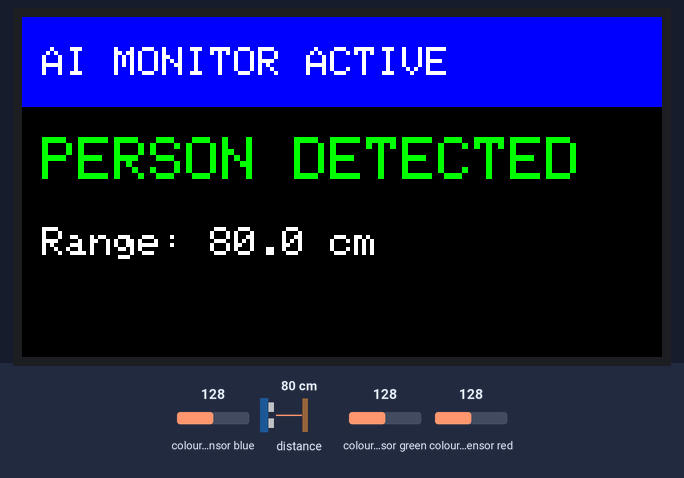
This sketch was run on a simulated ESP32. On the bench: 320×170 colour display. The test bench sets the inputs (shaded band); at power-on: distance to the obstacle 80 cm, colour sensor blue 128, colour sensor green 128, colour sensor red 128. What the sketch prints to the serial monitor is not drawn.

Above: at 1.4 s.
1.5 s: distance to the obstacle set to 4 cm
At 2.6 s:
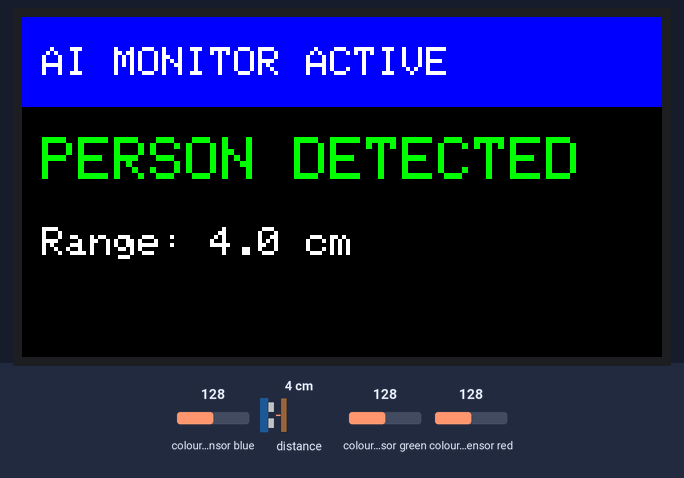
3.0 s: distance to the obstacle set to 2 cm
At 4.2 s:
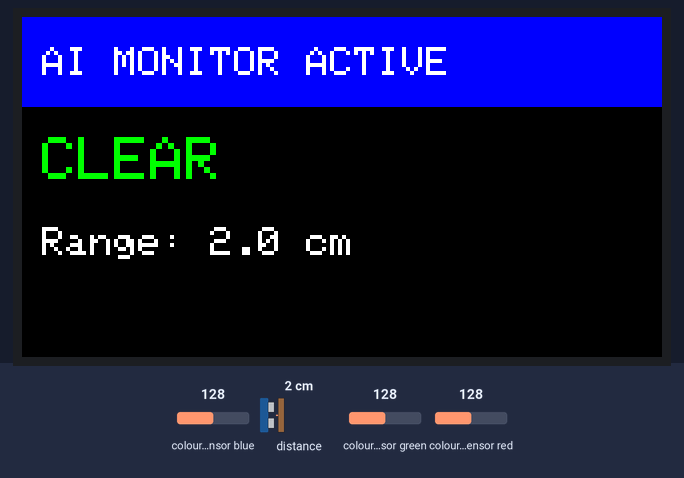
4.6 s: distance to the obstacle set to 197 cm
At 5.9 s:
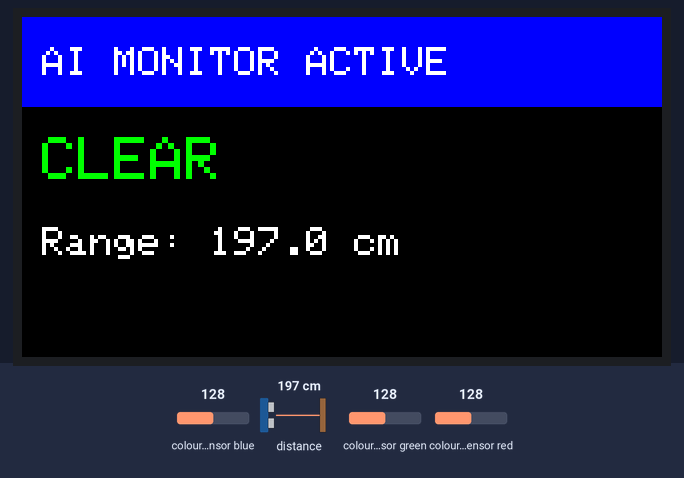
6.2 s: distance to the obstacle set to 205 cm
At 7.4 s:
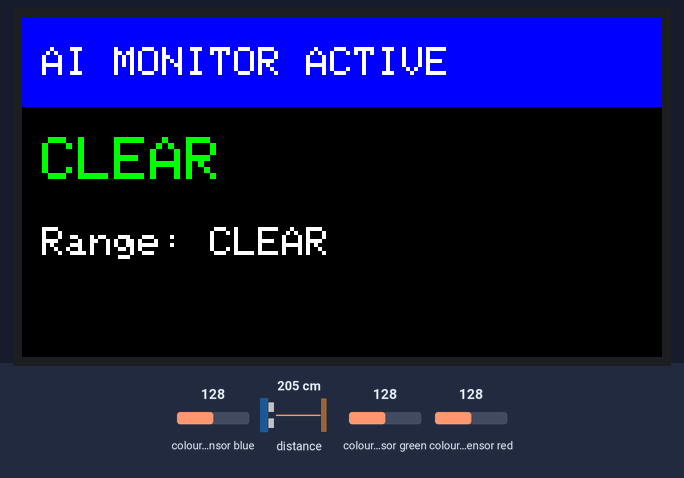
7.7 s: distance to the obstacle set to 9 cm
At 9.1 s:
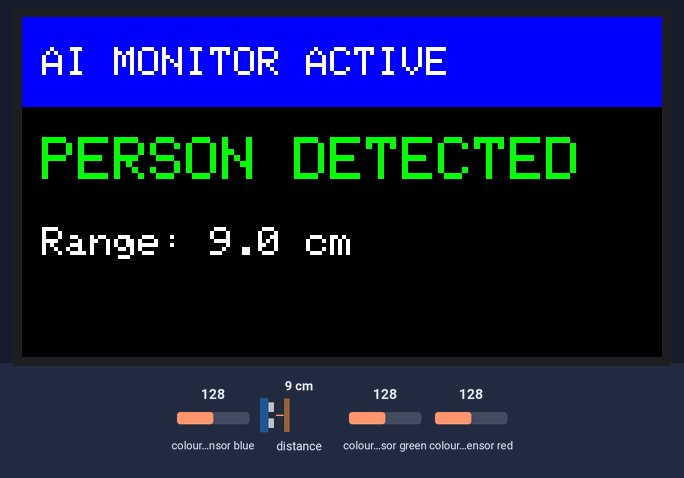
Timing chart, 0 to 10.2 s (numbered marks = the images above; inputs shaded):
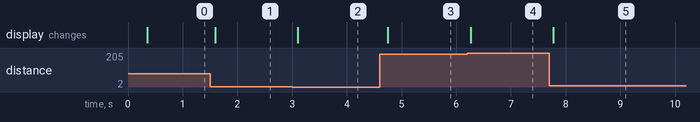

The sketch:

multimodal_light_tof.ino
```cpp
#include <Wire.h>
#include <SPI.h>
#include <VL53L0X.h>
#include "Adafruit_APDS9960.h"
#include <Adafruit_GFX.h>
#include <Adafruit_ST7789.h>

#define TFT_CS    33
#define TFT_DC    25
#define TFT_RST   26

#define BLACK   0x0000
#define WHITE   0xFFFF
#define GREEN   0x07E0
#define RED     0xF800
#define YELLOW  0xFFE0
#define BLUE    0x001F

Adafruit_ST7789 tft = Adafruit_ST7789(TFT_CS, TFT_DC, TFT_RST);
Adafruit_APDS9960 apds;
VL53L0X sensor;

// --- State Tracking Variables ---
String lastLabel = "";
float lastDist = -1.0;
int lastC = -1;

void setup() {
  Serial.begin(115200);
  Wire.begin();

  tft.init(170, 320);
  tft.setRotation(3);
  tft.fillScreen(BLACK);

  if (!apds.begin()) { Serial.println("APDS9960 Fail"); while(1); }

  apds.enableColor(true);

  sensor.setTimeout(500);
  if (!sensor.init()) { Serial.println("VL53L0X Fail"); while(1); }
  sensor.startContinuous();

  // Draw Static UI Header
  tft.fillRect(0, 0, tft.width(), 45, BLUE); // Blue header bar
  tft.setTextColor(WHITE);
  tft.setTextSize(2);
  tft.setCursor(10, 15);
  tft.print("AI MONITOR ACTIVE");
}

void loop() {
  uint16_t r, g, b, c;

  // Wait for color data to be ready
  while (!apds.colorDataReady()) {
    delay(5);
  }

  apds.getColorData(&r, &g, &b, &c);
  uint16_t dist_mm = sensor.readRangeContinuousMillimeters();

  // 2. Logic Classification
  String currentLabel = "IDLE (CLEAR)";
  uint16_t color = WHITE;
  Serial.print("Clear Light Intensity Readings(C):"); Serial.println(c, 4);


  if (dist_mm < 1500 && dist_mm > 20) {
    if (c < 3) { // NIGHT MODE
      if (dist_mm < 200) {
        currentLabel = "COYOTE ALERT!";
        color = RED;
      } else {
        currentLabel = "INTRUDER DETECTED";
        color = YELLOW;
      }
    } else { // DAY MODE
      currentLabel = "PERSON DETECTED";
      color = GREEN;
    }
  }
  else {
    currentLabel = "CLEAR";
    color = GREEN;
  }

  // 3. Conditional Update (Prevents Flicker)
  float currentDistCm = dist_mm / 10.0;

  // Update if Label changed, or if Distance changed by > 2cm
  if (currentLabel != lastLabel || abs(currentDistCm - lastDist) > 2.0) {
    updateDisplay(currentLabel, color, currentDistCm);

    // Save current states
    lastLabel = currentLabel;
    lastDist = currentDistCm;
  }

  delay(50);
}

void updateDisplay(String label, uint16_t color, float d) {
  // Clear only the dynamic area
  tft.fillRect(0, 50, tft.width(), 120, BLACK);

  // Draw Classification Label
  tft.setTextSize(3);
  tft.setTextColor(color);
  tft.setCursor(10, 60);
  tft.print(label);

  // Draw Distance
  tft.setTextSize(2);
  tft.setTextColor(WHITE);
  tft.setCursor(10, 105);
  tft.print("Range: ");
  if(d > 200) tft.print("CLEAR");
  else
    {
      tft.print(d, 1); tft.print(" cm");
    }

}
```

Measured:
- the behaviour switches between 3 and 2 cm on distance to the obstacle (found by bisection; images 1 and 2)
- the behaviour switches between 200 and 201 cm on distance to the obstacle (found by bisection; images 3 and 4)
- after the input at 1.5 s, the display: changes after 0.09 s (image 1)
- after the input at 3.0 s, the display: changes after 0.11 s (image 2)
- after the input at 4.6 s, the display: changes after 0.15 s (image 3)
- after the input at 6.2 s, the display: changes after 0.06 s (image 4)
- after the input at 7.7 s, the display: changes after 0.08 s (image 5)
